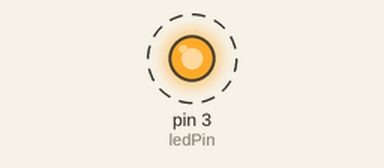
Simulated run of this sketch. Board: Arduino Uno, built with avr-gcc and run on an emulated ATmega328P. Shown: output pins drawn as LEDs (lit = HIGH). Dashed ring = blinking.

Above: at 0.5 s.
Timing chart, 0 to 3.0 s (numbered marks = the images above):
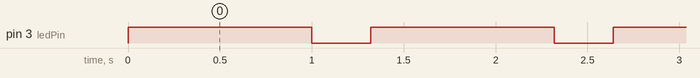

Measured:
- by itself, pin 3 (ledPin): alternates HIGH for 1.0 s and LOW for 0.32 s

The sketch:

BlinkLED.ino
```cpp
//Blink your LED!
const int ledPin = 3;

void setup() {
  // put your setup code here, to run once:
  pinMode(ledPin, OUTPUT);
}

void loop() {
  // put your main code here, to run repeatedly:
  digitalWrite(ledPin,HIGH);
  delay(1000);
  digitalWrite(ledPin,LOW);
  delay(0500);
}
```
